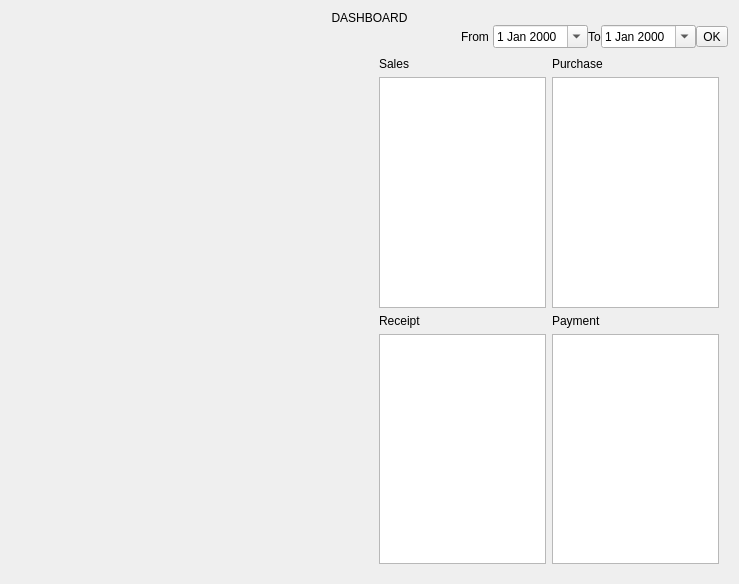
<?xml version="1.0" encoding="UTF-8"?>
<ui version="4.0">
 <class>DefaultDashBoard</class>
 <widget class="QWidget" name="DefaultDashBoard">
  <property name="geometry">
   <rect>
    <x>0</x>
    <y>0</y>
    <width>739</width>
    <height>584</height>
   </rect>
  </property>
  <property name="windowTitle">
   <string>Form</string>
  </property>
  <layout class="QVBoxLayout" name="verticalLayout_7">
   <item>
    <widget class="QWidget" name="widget" native="true">
     <layout class="QVBoxLayout" name="verticalLayout" stretch="0,0,1">
      <property name="spacing">
       <number>0</number>
      </property>
      <property name="leftMargin">
       <number>0</number>
      </property>
      <property name="topMargin">
       <number>0</number>
      </property>
      <property name="rightMargin">
       <number>0</number>
      </property>
      <property name="bottomMargin">
       <number>0</number>
      </property>
      <item>
       <widget class="QLabel" name="label">
        <property name="text">
         <string>DASHBOARD</string>
        </property>
        <property name="alignment">
         <set>Qt::AlignCenter</set>
        </property>
       </widget>
      </item>
      <item>
       <layout class="QHBoxLayout" name="horizontalLayout">
        <item>
         <spacer name="horizontalSpacer">
          <property name="orientation">
           <enum>Qt::Horizontal</enum>
          </property>
          <property name="sizeHint" stdset="0">
           <size>
            <width>40</width>
            <height>20</height>
           </size>
          </property>
         </spacer>
        </item>
        <item>
         <widget class="QLabel" name="label_2">
          <property name="text">
           <string>From </string>
          </property>
         </widget>
        </item>
        <item>
         <widget class="QDateEdit" name="fromDateEdit">
          <property name="minimumSize">
           <size>
            <width>80</width>
            <height>0</height>
           </size>
          </property>
          <property name="calendarPopup">
           <bool>true</bool>
          </property>
         </widget>
        </item>
        <item>
         <widget class="QLabel" name="label_3">
          <property name="text">
           <string>To</string>
          </property>
         </widget>
        </item>
        <item>
         <widget class="QDateEdit" name="toDateEdit">
          <property name="minimumSize">
           <size>
            <width>80</width>
            <height>0</height>
           </size>
          </property>
          <property name="calendarPopup">
           <bool>true</bool>
          </property>
         </widget>
        </item>
        <item>
         <widget class="QToolButton" name="toolButton">
          <property name="text">
           <string>OK</string>
          </property>
         </widget>
        </item>
       </layout>
      </item>
      <item>
       <layout class="QGridLayout" name="gridLayout_2" rowstretch="1,1" columnstretch="1,1">
        <item row="0" column="0" rowspan="2">
         <widget class="QWidget" name="widget_3" native="true">
          <layout class="QVBoxLayout" name="verticalLayout_5">
           <item>
            <layout class="QVBoxLayout" name="v8"/>
           </item>
          </layout>
         </widget>
        </item>
        <item row="0" column="1" rowspan="2">
         <widget class="QWidget" name="widget_4" native="true">
          <layout class="QVBoxLayout" name="verticalLayout_4">
           <item>
            <layout class="QGridLayout" name="gridLayout">
             <item row="1" column="0">
              <widget class="QTableView" name="tableView"/>
             </item>
             <item row="0" column="0">
              <widget class="QLabel" name="label_4">
               <property name="text">
                <string>Sales </string>
               </property>
              </widget>
             </item>
             <item row="1" column="1">
              <widget class="QTableView" name="tableView_2"/>
             </item>
             <item row="3" column="0">
              <widget class="QTableView" name="tableView_3"/>
             </item>
             <item row="0" column="1">
              <widget class="QLabel" name="label_5">
               <property name="text">
                <string>Purchase</string>
               </property>
              </widget>
             </item>
             <item row="3" column="1">
              <widget class="QTableView" name="tableView_4"/>
             </item>
             <item row="2" column="0">
              <widget class="QLabel" name="label_6">
               <property name="text">
                <string>Receipt</string>
               </property>
              </widget>
             </item>
             <item row="2" column="1">
              <widget class="QLabel" name="label_7">
               <property name="text">
                <string>Payment</string>
               </property>
              </widget>
             </item>
            </layout>
           </item>
          </layout>
         </widget>
        </item>
       </layout>
      </item>
     </layout>
    </widget>
   </item>
  </layout>
 </widget>
 <resources/>
 <connections/>
</ui>
